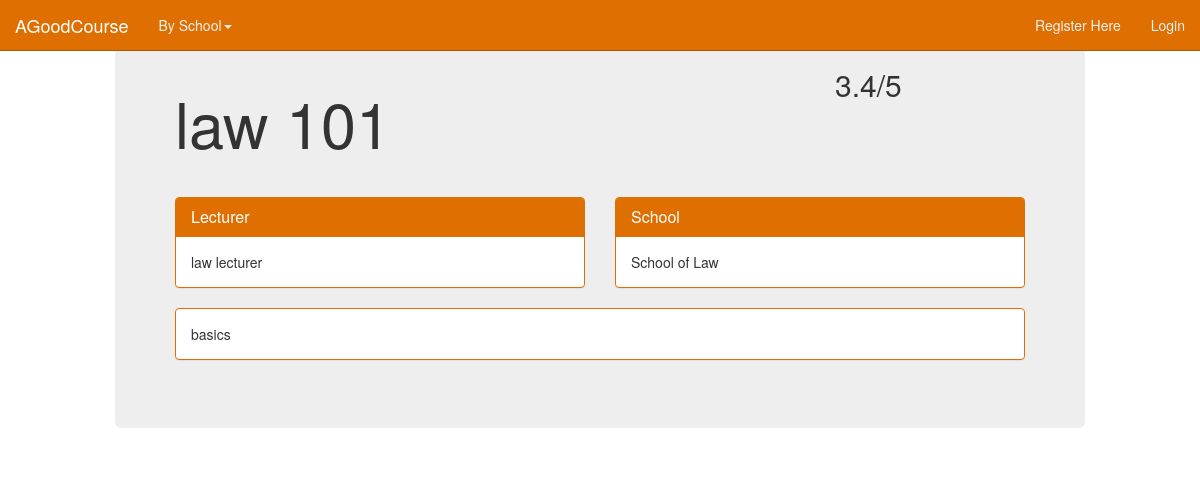
The page /AGoodCourse/course/law-101/ on the database its author committed.
### good_course/models.py (models this page shows, shortened)
class Course(models.Model):
        school_choices = (
                ('business', 'Adam Smith Business School'),
                ('cardiovascular', 'Institute of Cardiovascular and Med Sci'),
                ('architecture', 'Mackintosh School of Architecture'),
                ('chemistry', 'School of Chemistry'),
                ('computing', 'School of Computing Science'),
                ('critical', 'School of Critical Studies'),
                ('culture', 'School of Culture and Creative Arts'),
                ('education', 'School of Education'),
                ('engineering', 'School of Engineering'),
                ('geography', 'School of Geography and Earth Sciences'),
                ('humanities', 'School of Humanities'),
                ('interdisciplinary', 'School of Interdisciplinary Studies'),
                ('law', 'School of Law'),
                ('life', 'School of Life Sciences'),
                ('maths', 'School of Mathematics and Statistics'),
                ('medicine', 'School of Medicine'),
                ('mlc', 'School of MLC'),
                ('physics', 'School of Physics and Astronomy'),
                ('psychology', 'School of Psychology'),
                ('social', 'School of Social and Political Sciences'),
                ('veterinary', 'School of Veterinary Medicine')
                )
        school_tag = models.CharField(max_length=20, choices=school_choices)
        school = models.ForeignKey(School)
        title = models.CharField(max_length=128,)
        slug = models.SlugField(unique=True)
        description = models.CharField(max_length=256)
        lecturer = models.CharField(max_length=128)
        total_rating = models.IntegerField(default=0)
        quantity_ratings = models.IntegerField(default=0)
        average_rating = models.DecimalField(max_digits=2, decimal_places=1)
        raters = models.ManyToManyField(User, blank=True)

class School(models.Model):
        name = models.CharField(max_length=128, unique=True)
        tag = models.CharField(max_length=20, unique=True)
        def __unicode__(self):
                return self.name

### good_course/views.py (the view, shortened to what this page needs)
# urls.py: url(r'^course/(?P<course_name_slug>[\w\-]+)/$', views.course, name='course'),
def course(request, course_name_slug):
    context_dict = {}
    hide = False
    try:
        course = Course.objects.get(slug=course_name_slug)
        context_dict['title'] = course.title
        context_dict['title_slug'] = course.slug
        context_dict['school'] = course.school
        context_dict['desc'] = course.description
        context_dict['lecturer'] = course.lecturer
        context_dict['rating'] = course.average_rating
        context_dict['course'] = course
        comment_list = Review.objects.filter(course=course).all
        context_dict['comments'] = comment_list
        form = ReviewForm(hide=hide)
    except Course.DoesNotExist:
        pass
    context_dict['form'] = form
    return render(request, 'good_course/course.html', context_dict)

### templates/good_course/course.html (shortened to what this page needs)
{% extends 'good_course/base.html' %}
{% load staticfiles %}
{% block body_block %}
{% if course %}
	<div class="jumbotron">
		<div class="row placeholders">
			<div class="col-md-9">
				<div class="page-header">
					<h1>{{ title }}</h1>
				</div>
			</div>
			<div class="col-md-3">
				<h2>{{ rating }}/5</h2>
			</div>
		</div>
		<div class="row placeholders">
			<div class="col-md-6">
				<div class ="panel panel-primary">
					<div class="panel-heading">
						<h3 class="panel-title">Lecturer</h3>
					</div>
					<div class = "panel-body">
						{{ lecturer }}
					</div>
				</div>
			</div>
			<div class="col-md-6">
				<div class ="panel panel-primary">
					<div class="panel-heading">
						<h3 class="panel-title">School</h3>
					</div>
					<div class = "panel-body">
						{{ school }}
					</div>
				</div>
			</div>
		</div>
		<div class ="panel panel-primary">
			<div class="panel-body">
				{{ desc }}
			</div>
		</div>
	</div>
{% else %}
	The specified course does not exist!
{% endif %}
{% endblock %}

### rows shown on the page
Course: title "law 101", average_rating "3.4", lecturer "law lecturer", description "basics"
School: name "School of Law"
